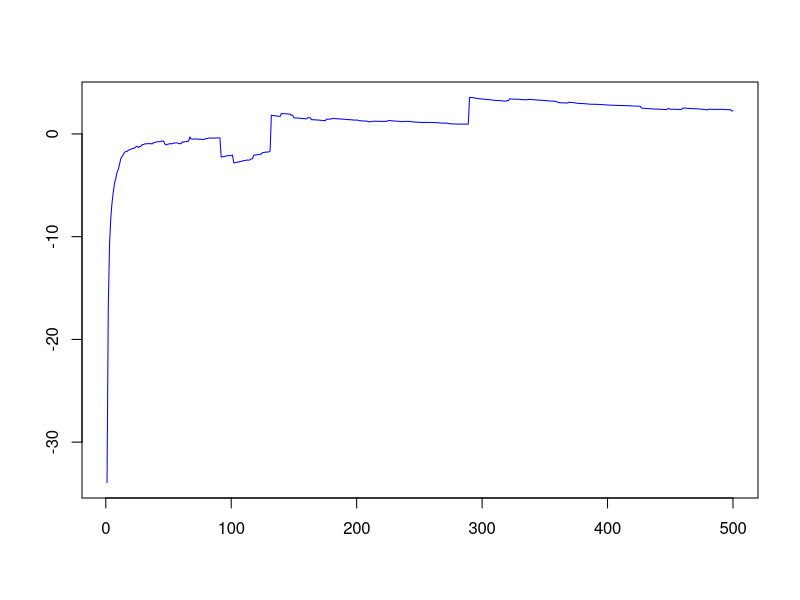

This figure's R source:
n <- 500
X <- rcauchy(n)
mn <- numeric(n)
class(mn)
md <- numeric(n)
for(i in 1:n){
  mn[i] <- mean(X[1:i])
  md[i] <- median(X[1:i])
}
plot(1:i, mn, type = "l", col = "blue", xlab = "", ylab = "", lty=1)
?plot
?lty
